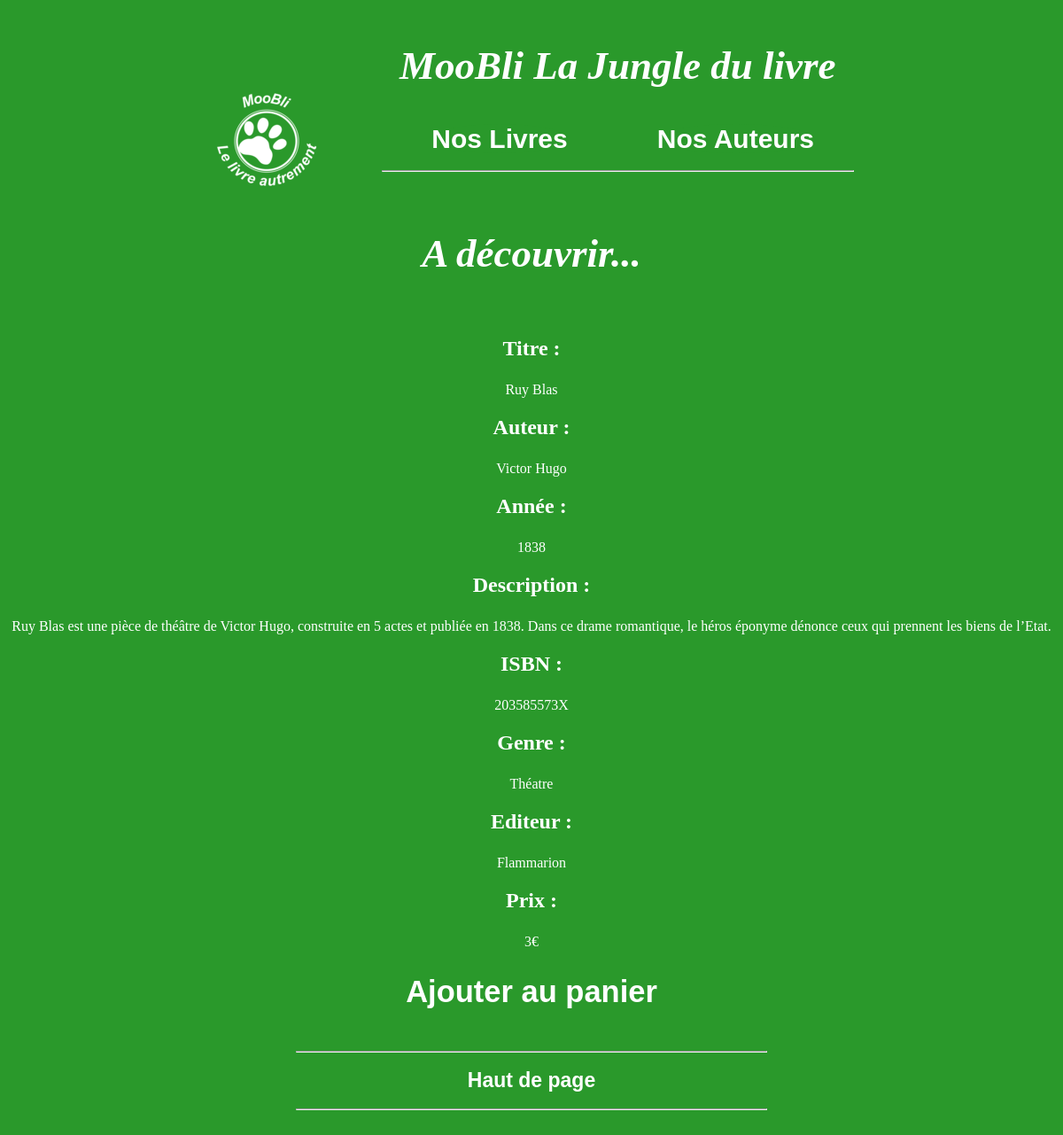
/detail_livre.php?auteur=Victor Hugo, run on the app's committed database.
### tables this page shows
CREATE TABLE `Livre` (
  `isbn` varchar(15) NOT NULL,
  `titre` varchar(500) NOT NULL,
  `annee` int(11) DEFAULT NULL,
  `nbpages` int(11) DEFAULT NULL,
  `prix` int(11) NOT NULL,
  `date_parution` date NOT NULL,
  `description` varchar(255) NOT NULL,
  `editeur` varchar(255) NOT NULL,
  `genre` varchar(45) NOT NULL,
  `langue` varchar(45) NOT NULL,
  `auteur` varchar(255) NOT NULL
);

### detail_livre.php (the view, shortened to what this page needs)
<html>
<head>
	<link rel="stylesheet" href="css/css-page.css">
	<?php include ("menu.php") ?>
</head>
<body>
    <center>
	<h1>A découvrir...</h1>
	<br>
</center><center>
<?php
try{
	$bdd = new PDO('mysql:host=localhost;dbname=kxmo5226_moobli;charset=utf8', 'kxmo5226_maxime', 'Administrateur@7477');
}catch(Exception $e){
        die('Erreur : '.$e->getMessage());
}
$auteur=$_GET["auteur"];
$reponse = $bdd->query('SELECT isbn, titre, auteur, annee, genre, description, prix, editeur FROM Livre where auteur ="'.$auteur.'"');
$donnees = $reponse->fetch();
echo '<p><h2><center>Titre :</p></h2><center><p style ="color:white">'.$donnees['titre'].'</p></center><p>';
    echo '<p><h2><center>Auteur :</p></h2><center><p style ="color:white">'.$donnees['auteur'].'</center><p>';
		echo '<p><h2><center>Année :</p></h2><center><p style ="color:white">'.$donnees['annee'].'</center><p>';
	    	echo '<p><h2><center>Description :</p></h2><center><p style ="color:white">'.$donnees['description'].'</center><p>';
		    	echo '<p><h2><center>ISBN :</p></h2><center><p style ="color:white">'.$donnees['isbn'].'</center><p>';
			    	echo '<p><h2><center>Genre :</p></h2><center><p style ="color:white">'.$donnees['genre'].'</center><p>';
			    	    echo '<p><h2><center>Editeur :</p></h2><center><p style ="color:white">'.$donnees['editeur'].'</center><p>';
	                  echo '<p><h2><center>Prix :</p></h2><center><p style ="color:white">'.$donnees['prix'].'€ </center><p>';
	                       echo '<center><a href="panier.php?action=ajout&amp;l='.$donnees['isbn'].'&amp;q=1&amp;p='.$donnees['prix'].'&amp;t='.$donnees['titre'].'&amp;client='.$_GET['client'] .'"><h2 style ="color:white">Ajouter au panier</h2></center></a>';
	                             echo'<div class="bouton-aligne"><HR></div><br>';
?>
        <a style ="color:white" href="#">Haut de page</a>
<br>
<div class="bouton-aligne"><HR></div>
<br></center>
<br>
</body>
</html>

### css/css-page.css (style rules this page uses)
h1 { color: white; font-size: 45px; font-style: oblique; font-weight: 800; }
body { background-color: #2A992B; }
div.bouton-aligne { display:inline-block; width: 45%; margin: 10px 2.5% 10px 2.5%; }
a { font:bold 23px Arial; }
h2 { color: white; }

### css/style-menu.css (style rules this page uses)
a:link { text-decoration:none }
body { background-color: #2A992B; }
div.bouton-aligne { display:inline-block; width:45%; margin:10px 2.5% 10px 2.5%; text-align:center; }
h1 { color: white; font-size: 20spx; font-style: oblique; font-weight: 800; }

### data on the page
livre: titre "Ruy Blas", auteur "Victor Hugo", annee "1838", description "Ruy Blas est une pièce de théâtre de Victor Hugo, construite en 5 actes et publiée en 1838. Dans ce drame romantique, le héros éponyme dénonce ceux qui prennent les biens de l’Etat.", isbn "203585573X", genre "Théatre", editeur "Flammarion", prix "3"
